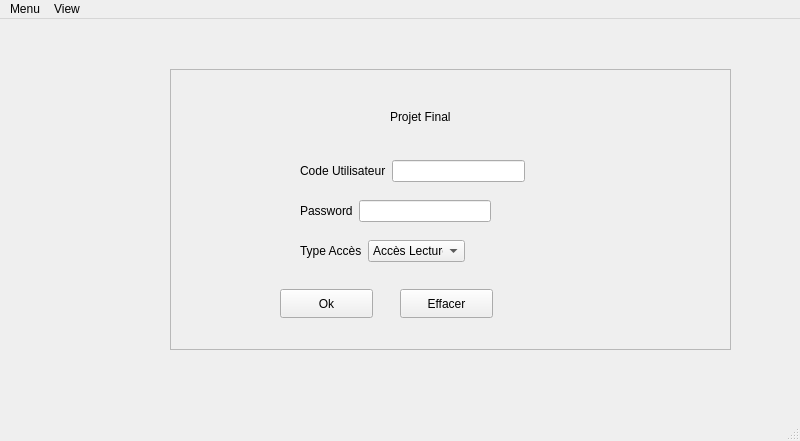
<?xml version="1.0" encoding="UTF-8"?>
<ui version="4.0">
 <class>LoginWindow</class>
 <widget class="QMainWindow" name="LoginWindow">
  <property name="geometry">
   <rect>
    <x>0</x>
    <y>0</y>
    <width>800</width>
    <height>441</height>
   </rect>
  </property>
  <property name="windowTitle">
   <string>MainWindow</string>
  </property>
  <widget class="QWidget" name="centralwidget">
   <widget class="QFrame" name="frame">
    <property name="geometry">
     <rect>
      <x>170</x>
      <y>50</y>
      <width>561</width>
      <height>281</height>
     </rect>
    </property>
    <property name="frameShape">
     <enum>QFrame::StyledPanel</enum>
    </property>
    <property name="frameShadow">
     <enum>QFrame::Raised</enum>
    </property>
    <widget class="QPushButton" name="loginOk">
     <property name="geometry">
      <rect>
       <x>110</x>
       <y>220</y>
       <width>93</width>
       <height>29</height>
      </rect>
     </property>
     <property name="text">
      <string>Ok</string>
     </property>
    </widget>
    <widget class="QPushButton" name="loginCancel">
     <property name="geometry">
      <rect>
       <x>230</x>
       <y>220</y>
       <width>93</width>
       <height>29</height>
      </rect>
     </property>
     <property name="text">
      <string>Effacer</string>
     </property>
    </widget>
    <widget class="QLabel" name="label_4">
     <property name="geometry">
      <rect>
       <x>380</x>
       <y>10</y>
       <width>161</width>
       <height>221</height>
      </rect>
     </property>
     <property name="text">
      <string>&lt;html&gt;&lt;head/&gt;&lt;body&gt;&lt;p&gt;&lt;img src=&quot;:/images/icone.jpg&quot;/&gt;&lt;/p&gt;&lt;/body&gt;&lt;/html&gt;</string>
     </property>
    </widget>
    <widget class="QWidget" name="layoutWidget">
     <property name="geometry">
      <rect>
       <x>130</x>
       <y>90</y>
       <width>225</width>
       <height>24</height>
      </rect>
     </property>
     <layout class="QHBoxLayout" name="horizontalLayout">
      <item>
       <widget class="QLabel" name="label">
        <property name="text">
         <string>Code Utilisateur</string>
        </property>
       </widget>
      </item>
      <item>
       <widget class="QLineEdit" name="loginUser"/>
      </item>
     </layout>
    </widget>
    <widget class="QWidget" name="layoutWidget">
     <property name="geometry">
      <rect>
       <x>130</x>
       <y>130</y>
       <width>191</width>
       <height>24</height>
      </rect>
     </property>
     <layout class="QHBoxLayout" name="horizontalLayout_2">
      <item>
       <widget class="QLabel" name="label_2">
        <property name="text">
         <string>Password</string>
        </property>
       </widget>
      </item>
      <item>
       <widget class="QLineEdit" name="loginPassword">
        <property name="echoMode">
         <enum>QLineEdit::Password</enum>
        </property>
       </widget>
      </item>
     </layout>
    </widget>
    <widget class="QWidget" name="layoutWidget">
     <property name="geometry">
      <rect>
       <x>130</x>
       <y>170</y>
       <width>165</width>
       <height>24</height>
      </rect>
     </property>
     <layout class="QHBoxLayout" name="horizontalLayout_3">
      <item>
       <widget class="QLabel" name="label_3">
        <property name="text">
         <string>Type Accès</string>
        </property>
       </widget>
      </item>
      <item>
       <widget class="QComboBox" name="loginType">
        <item>
         <property name="text">
          <string>Accès Lecture</string>
         </property>
        </item>
        <item>
         <property name="text">
          <string>Accès Total</string>
         </property>
        </item>
       </widget>
      </item>
     </layout>
    </widget>
    <widget class="QLabel" name="label_5">
     <property name="geometry">
      <rect>
       <x>220</x>
       <y>40</y>
       <width>71</width>
       <height>16</height>
      </rect>
     </property>
     <property name="text">
      <string>Projet Final</string>
     </property>
    </widget>
    <widget class="QLabel" name="loginInfo">
     <property name="geometry">
      <rect>
       <x>78</x>
       <y>60</y>
       <width>301</width>
       <height>20</height>
      </rect>
     </property>
     <property name="text">
      <string/>
     </property>
    </widget>
   </widget>
  </widget>
  <widget class="QStatusBar" name="statusbar"/>
  <widget class="QMenuBar" name="menubar">
   <property name="geometry">
    <rect>
     <x>0</x>
     <y>0</y>
     <width>800</width>
     <height>22</height>
    </rect>
   </property>
   <widget class="QMenu" name="menuMenu">
    <property name="title">
     <string>Menu</string>
    </property>
    <addaction name="loginDecon"/>
    <addaction name="separator"/>
   </widget>
   <widget class="QMenu" name="menuView">
    <property name="title">
     <string>View</string>
    </property>
   </widget>
   <addaction name="menuMenu"/>
   <addaction name="menuView"/>
  </widget>
  <action name="loginDecon">
   <property name="text">
    <string>Quitter</string>
   </property>
   <property name="toolTip">
    <string>Quitter</string>
   </property>
  </action>
 </widget>
 <resources/>
 <connections>
  <connection>
   <sender>loginCancel</sender>
   <signal>clicked()</signal>
   <receiver>loginPassword</receiver>
   <slot>clear()</slot>
   <hints>
    <hint type="sourcelabel">
     <x>443</x>
     <y>304</y>
    </hint>
    <hint type="destinationlabel">
     <x>465</x>
     <y>215</y>
    </hint>
   </hints>
  </connection>
  <connection>
   <sender>loginCancel</sender>
   <signal>clicked()</signal>
   <receiver>loginUser</receiver>
   <slot>clear()</slot>
   <hints>
    <hint type="sourcelabel">
     <x>426</x>
     <y>300</y>
    </hint>
    <hint type="destinationlabel">
     <x>434</x>
     <y>179</y>
    </hint>
   </hints>
  </connection>
  <connection>
   <sender>loginCancel</sender>
   <signal>clicked()</signal>
   <receiver>loginInfo</receiver>
   <slot>clear()</slot>
   <hints>
    <hint type="sourcelabel">
     <x>418</x>
     <y>301</y>
    </hint>
    <hint type="destinationlabel">
     <x>384</x>
     <y>145</y>
    </hint>
   </hints>
  </connection>
 </connections>
</ui>
